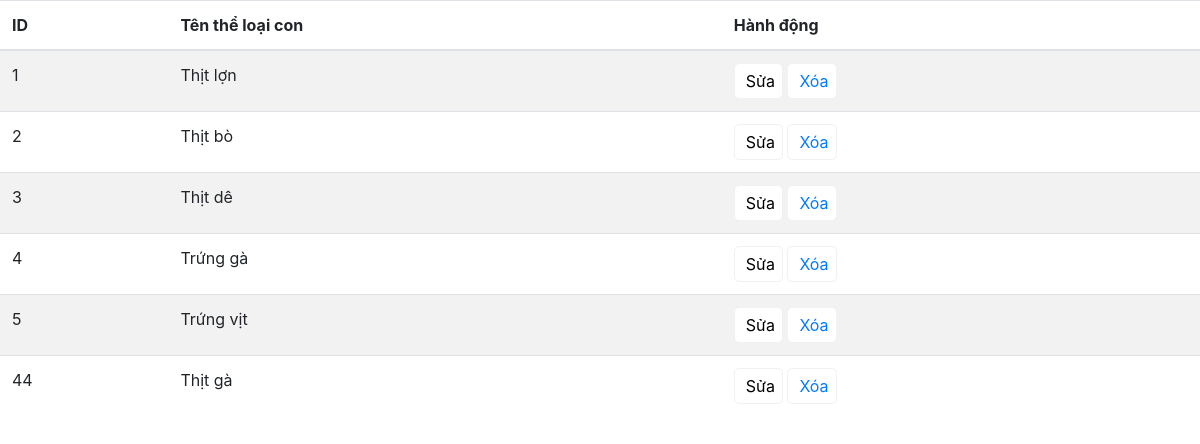
/Admin/chucnang/theloai/xemtlc.php?id=1, run on the app's committed database.
### tables this page shows
CREATE TABLE IF NOT EXISTS `chitiettheloai` (
  `maTLC` int(11) NOT NULL AUTO_INCREMENT,
  `maTL` int(11) NOT NULL,
  `tenTLC` varchar(30) NOT NULL,
  PRIMARY KEY (`maTLC`),
  KEY `maTL` (`maTL`)
);

### Admin/chucnang/theloai/xemtlc.php (the view, shortened to what this page needs)
<!DOCTYPE html>
<html lang="en">
<head>
	<link rel="stylesheet" href="https://stackpath.bootstrapcdn.com/bootstrap/4.1.1/css/bootstrap.min.css">
</head>
<body>
	<table class="table table-striped" id="theloaiccon">
   <thead>
      <tr>
         <th>ID</th>
         <th>Tên thể loại con</th>
         <th>Hành động</th>
      </tr>
   </thead>
  <?php
  include('../connect.php');
	 $xuattlc = $conn->prepare("select * from chitiettheloai where maTL='".$_GET['id']."'");
   $xuattlc->execute();
	 while($rs = $xuattlc->fetch(PDO::FETCH_ASSOC)){
		echo "<tr>";
      		echo "<td>".$rs["maTLC"]."</td>";
          echo "<td id='".$rs["maTLC"]."'>".$rs["tenTLC"]."</td>";
  ?>
      	<td>
	         <button onclick="sua('<?php echo $rs['maTLC'];?>')"><i class="fa fa-edit mr-1"></i>Sửa</button>
	         <button><a class="xoa" href="xoatlc.php?maTLC=<?php echo $rs['maTLC'];?>"onclick="return confirm('Ban co chac chan khong?');" target="_parent"><i class="fa fa-trash mr-1"></i>Xóa</a></button>
         </td>
         <?php
      	echo "</tr>";
	}?>
</table>
</body>
</html>

### Admin/chucnang/theloai/xemtlc.php (style rules this page uses)
#theloaiccon td button,#theloaichinh .xoa { border: 1px solid #f1f1f1; background: #fff; padding: 5px 7px; border-radius: 5px; cursor: pointer; transition: 0.5s }

### data on the page
chitiettheloai: maTLC "1", tenTLC "Thịt lợn"
chitiettheloai: maTLC "2", tenTLC "Thịt bò"
chitiettheloai: maTLC "3", tenTLC "Thịt dê"
chitiettheloai: maTLC "4", tenTLC "Trứng gà"
chitiettheloai: maTLC "5", tenTLC "Trứng vịt"
chitiettheloai: maTLC "44", tenTLC "Thịt gà"
